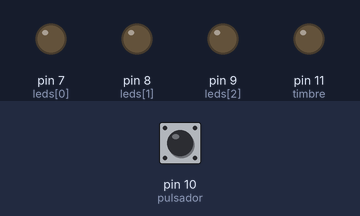
This sketch was run on a simulated Arduino Uno, built with avr-gcc and run on an emulated ATmega328P. Shown: output pins drawn as LEDs (lit = HIGH). Dashed ring = blinking. The test bench sets the inputs (shaded band); at power-on: pin 10 (pulsador) HIGH.

Above: at 1.2 s.
1.3 s: pin 10 (pulsador) pulled LOW for 0.15 s
At 1.4 s:
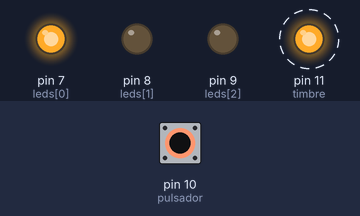
At 2.2 s:
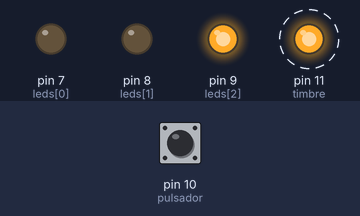
4.3 s: pin 10 (pulsador) pulled LOW for 3.2 s
At 4.8 s:
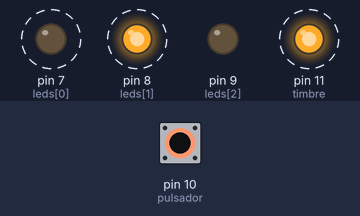
Timing chart, 0 to 9.2 s (numbered marks = the images above; inputs shaded):
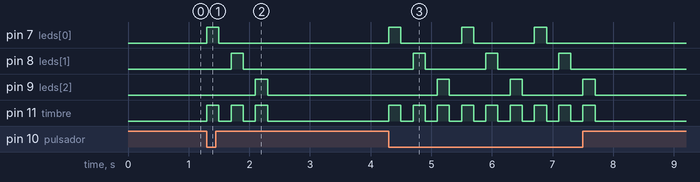

The sketch:

so_de_Arduino_desde_cero_en_Espa_ol_-_Cap_tulo_6_____manejo_.ino
```cpp
//secuencia con for para leds bueno
//defino array para los leds

int leds[]={7,8,9};
int pulsador = 10;
int timbre=11;
int n=0;

void setup() {
  // put your setup code here, to run once:
  for (int i=0;i<3;i++)
  {
    pinMode(leds[i],OUTPUT);
  }
  pinMode(pulsador,INPUT);
  pinMode(timbre,OUTPUT);
}

void loop()
{

  if(digitalRead(pulsador)==LOW)
  {
    for (int i=0;i<3;i++)

  {
    digitalWrite(leds[i],HIGH);
    digitalWrite(timbre,HIGH);
    delay(200);
    digitalWrite(leds[i],LOW);
    digitalWrite(timbre,LOW);
    delay(200);
 }

}}
```

Measured:
- after the input at 1.3 s, pin 7 (leds[0]): LOW → HIGH at once, → LOW 0.20 s later; pin 8 (leds[1]): LOW → HIGH after 0.40 s, → LOW 0.20 s later; pin 9 (leds[2]): LOW → HIGH after 0.80 s, → LOW 0.20 s later; pin 11 (timbre): alternates HIGH for 0.20 s and LOW for 0.20 s, 6 changes in all, then stays LOW, starting at once
- after the input at 4.3 s, pin 7 (leds[0]): alternates HIGH for 0.20 s and LOW for 1.0 s, 6 changes in all, then stays LOW, starting at once; pin 8 (leds[1]): alternates HIGH for 0.20 s and LOW for 1.0 s, 6 changes in all, then stays LOW, starting after 0.40 s
